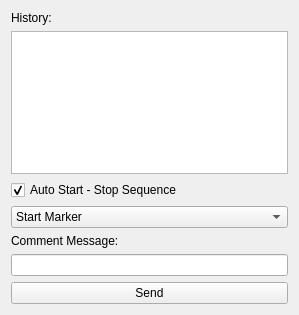
<?xml version="1.0" encoding="UTF-8"?>
<ui version="4.0">
 <class>CameraControl</class>
 <widget class="QWidget" name="CameraControl">
  <property name="geometry">
   <rect>
    <x>0</x>
    <y>0</y>
    <width>299</width>
    <height>315</height>
   </rect>
  </property>
  <property name="windowTitle">
   <string>LogMarkers</string>
  </property>
  <layout class="QVBoxLayout" name="verticalLayout">
   <item>
    <widget class="QLabel" name="label">
     <property name="text">
      <string>History:</string>
     </property>
    </widget>
   </item>
   <item>
    <widget class="QListWidget" name="list_history">
     <property name="autoScroll">
      <bool>true</bool>
     </property>
     <property name="editTriggers">
      <set>QAbstractItemView::NoEditTriggers</set>
     </property>
     <property name="alternatingRowColors">
      <bool>true</bool>
     </property>
    </widget>
   </item>
   <item>
    <widget class="QCheckBox" name="auto">
     <property name="text">
      <string>Auto Start - Stop Sequence</string>
     </property>
     <property name="checked">
      <bool>true</bool>
     </property>
     <property name="tristate">
      <bool>false</bool>
     </property>
    </widget>
   </item>
   <item>
    <widget class="QComboBox" name="combobox">
     <item>
      <property name="text">
       <string>Start Marker</string>
      </property>
     </item>
     <item>
      <property name="text">
       <string>Abort Marker</string>
      </property>
     </item>
     <item>
      <property name="text">
       <string>Stop Marker</string>
      </property>
     </item>
     <item>
      <property name="text">
       <string>Event Marker</string>
      </property>
     </item>
     <item>
      <property name="text">
       <string>Stop All Marker</string>
      </property>
     </item>
     <item>
      <property name="text">
       <string>Abort All Marker</string>
      </property>
     </item>
    </widget>
   </item>
   <item>
    <widget class="QLabel" name="label_2">
     <property name="text">
      <string>Comment Message:</string>
     </property>
    </widget>
   </item>
   <item>
    <widget class="QLineEdit" name="text_comment"/>
   </item>
   <item>
    <widget class="QPushButton" name="button_send">
     <property name="text">
      <string>Send</string>
     </property>
    </widget>
   </item>
  </layout>
 </widget>
 <resources/>
 <connections>
  <connection>
   <sender>text_comment</sender>
   <signal>returnPressed()</signal>
   <receiver>button_send</receiver>
   <slot>click()</slot>
   <hints>
    <hint type="sourcelabel">
     <x>149</x>
     <y>203</y>
    </hint>
    <hint type="destinationlabel">
     <x>149</x>
     <y>292</y>
    </hint>
   </hints>
  </connection>
 </connections>
</ui>
